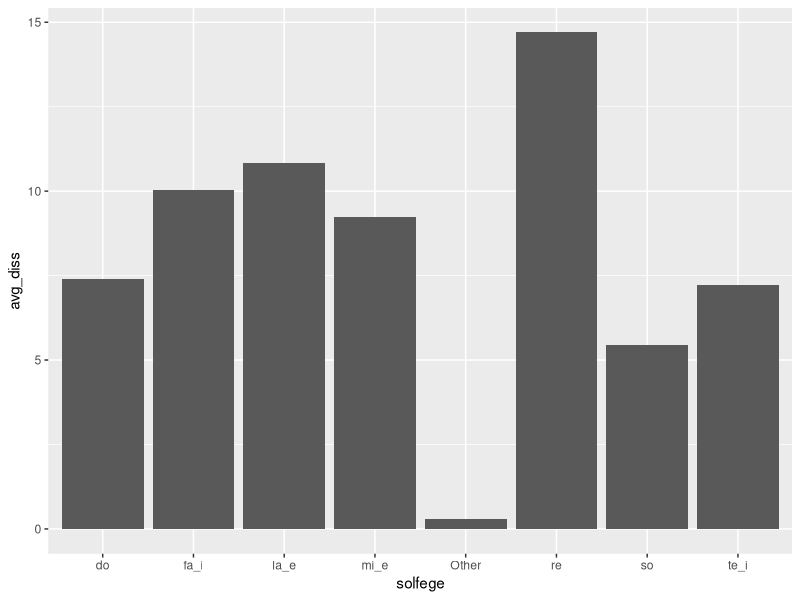
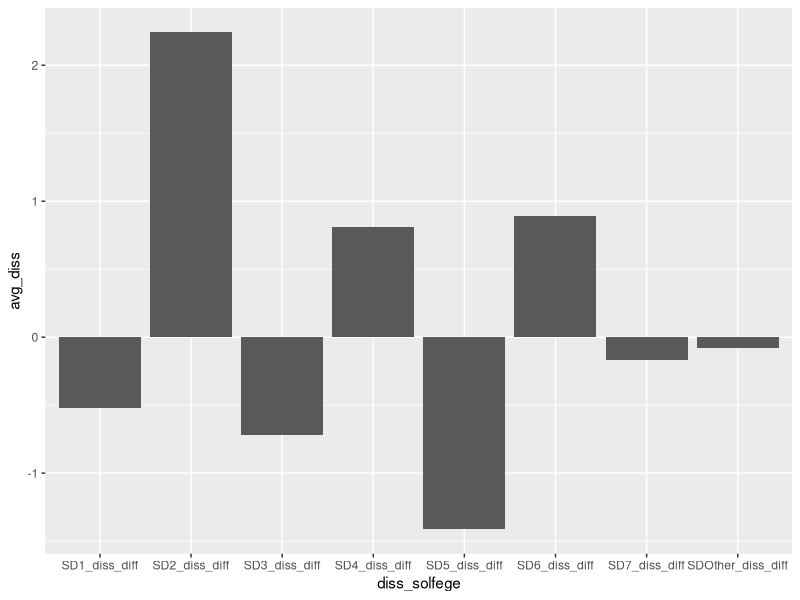
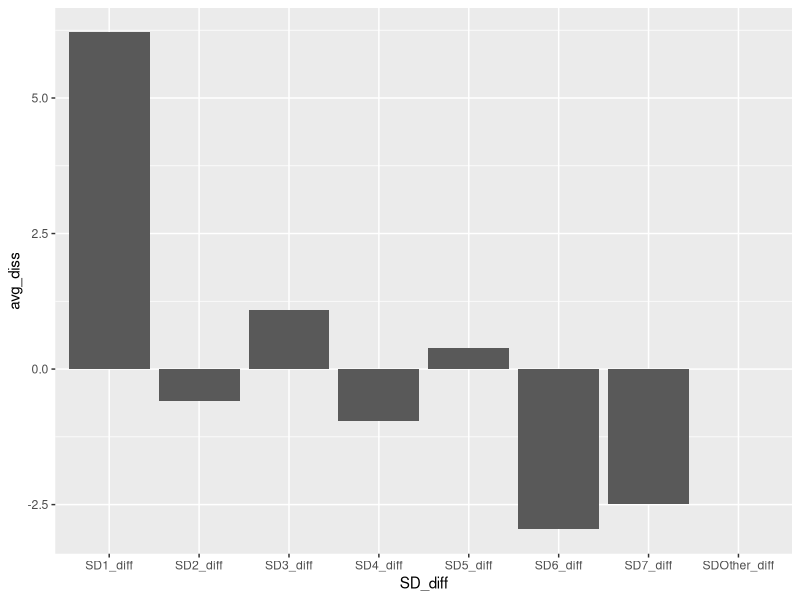

R code for these plots, in order:
## ---- chunk 1
#| echo: false
#| output: false
# functions needed to run
library(tidyverse)

## ---- chunk 2

#since NA values truly do represent a non-occurrence of an event (all of these are events being counted, I'm going to replace all of the NA values with 0)

#function to fill in zeroes
fill_zeroes = function(vec){
  replace_na({{ vec }}, 0)
}

#read in data
solf_dissA=read_csv("A_solf_diss.txt",show_col_types=FALSE)
solf_dissB=read_csv("B_solf_diss.txt",show_col_types=FALSE)


#fill all data that is numeric, since all are numeric except for the tune titles
solf_dissA_zeroes <- solf_dissA |> mutate(
    across(where(is.numeric),fill_zeroes)
    )
solf_dissB_zeroes <- solf_dissB |> mutate(
    across(where(is.numeric),fill_zeroes)
    )


#collapse columns by summing 
solf_dissA_cleaned <- solf_dissA_zeroes |> 
  mutate(mi_e = me + mi) |> 
  mutate(fa_i = fa + fi) |> 
  mutate(la_e = la + le) |> 
  mutate(te_i = te + ti) |> 
  select (Tune_name,do, re, mi_e, fa_i, so, la_e, te_i, Other)

#an alternative:
solf_dissA_cleaned <- solf_dissA_zeroes |> 
  mutate(
    mi_e = me + mi,
    fa_i = fa + fi,
    la_e = la + le,
    te_i = te + ti
  ) |> 
  select (Tune_name, do, re, mi_e, fa_i, so, la_e, te_i, Other)

solf_dissB_cleaned <- solf_dissB_zeroes |> 
  mutate(mi_e = me + mi) |> 
  mutate(fa_i = fa + fi) |> 
  mutate(la_e = la + le) |> 
  mutate(te_i = te + ti) |> 
  select (Tune_name,do, re, mi_e, fa_i, so, la_e, te_i, Other)

#pivot longer, calculate average amount of dissonance on each scale degree
solf_dissA_summary <- pivot_longer(
  solf_dissA_cleaned,
  cols=c("do","re","mi_e","fa_i","so","la_e","te_i","Other"),
  names_to = "solfege",
  values_to = "count"
  ) |> 
  group_by(solfege) |> 
  summarize(
    avg_diss = mean(count)
  )

solf_dissB_summary <- pivot_longer(
  solf_dissB_cleaned,
  cols=c("do","re","mi_e","fa_i","so","la_e","te_i","Other"),
  names_to = "solfege",
  values_to = "count"
  ) |> 
  group_by(solfege) |> 
  summarize(
    avg_diss = mean(count)
  )

ggplot(solf_dissA_summary, aes(x = solfege, y = avg_diss)) +
  geom_col()



## ---- chunk 3
#read in data
SD_A=read_csv("A_SD_dur.txt", show_col_types=FALSE)

SD_B=read_csv("B_SD_dur.txt", show_col_types=FALSE)


#check for any logical values (where the whole column is blank)
SD_A <- SD_A |> 
  # mutate(Other = as.numeric(Other), `1-` = as.numeric(`1-`))
  mutate(
    across(where(is.logical), as.numeric)
  )

SD_B <- SD_B |> 
  # mutate(Other = as.numeric(Other), `1-` = as.numeric(`1-`))
  mutate(
    across(where(is.logical), as.numeric)
  )


#fill all data that is numeric, since all are numeric except for the tune titles
SD_A_zeroes <- SD_A |> mutate(
    across(where(is.numeric),fill_zeroes)
    )

SD_B_zeroes <- SD_B |> mutate(
    across(where(is.numeric),fill_zeroes)
    )

#collapse columns by summing 
SD_A_cleaned <- SD_A_zeroes |> 
  mutate(
    one = `1` + `1+` + `1-`,
    two = `2` + `2+` + `2-`,
    three = `3` + `3+` + `3-`,
    four = `4` + `4+`,
    five = `5` + `5+` + `5-`,
    six = `6` + `6+` + `6-`,
    seven = `7` + `7-`,
  ) |> 
  select (Tune_name,one, two, three, four, five, six, seven, r, Other)

SD_B_cleaned <- SD_B_zeroes |> 
  mutate(
    one = `1` + `1+` + `1-`,
    two = `2` + `2+` + `2-`,
    three = `3` + `3+` + `3-`,
    four = `4` + `4+`,
    five = `5` + `5+` + `5-`,
    six = `6` + `6+` + `6-`,
    seven = `7` + `7-`,
  ) |> 
  select (Tune_name,one, two, three, four, five, six, seven, r, Other)



#pivot longer, calculate average amount of dissonance on each scale degree
SD_A_summary <- pivot_longer(
  SD_A_cleaned,
  cols=c("one","two","three","four","five","six","seven","r","Other"),
  names_to = "scale_deg",
  values_to = "count"
  ) |> 
  group_by(scale_deg) |> 
  summarize(
    avg_diss = mean(count)
  )

SD_B_summary <- pivot_longer(
  SD_B_cleaned,
  cols=c("one","two","three","four","five","six","seven","r","Other"),
  names_to = "scale_deg",
  values_to = "count"
  ) |> 
  group_by(scale_deg) |> 
  summarize(
    avg_diss = mean(count)
  )


## ---- chunk 4
#split the names of each, so I can pair them by the tune name (ignoring the rest of the filename, since it just explains the type of info in the original file)

#function to split, since they'll all have same formats
split_names = function(df, tune_name){
  separate_wider_delim(
    {{ tune_name }},
    delim = ".", 
    names = c("tune_name","krn","content","filetype"),
    too_many = "merge"
  )
}

#split_names(solf_dissA_cleaned,Tune_name)

solf_dissA_join <- solf_dissA_cleaned |> 
  separate_wider_delim(
    Tune_name,
    delim = ".", 
    names = c("tune_name","krn","content","filetype"),
    too_many = "merge"
  )

solf_dissB_join <- solf_dissB_cleaned |> 
  separate_wider_delim(
    Tune_name,
    delim = ".", 
    names = c("tune_name","krn","content","filetype"),
    too_many = "merge"
  )


SD_A_join <- SD_A_cleaned |> 
  separate_wider_delim(
    Tune_name,
    delim = ".", 
    names = c("tune_name","krn","content","filetype"),
    too_many = "merge"
  )


SD_B_join <- SD_B_cleaned |> 
  separate_wider_delim(
    Tune_name,
    delim = ".", 
    names = c("tune_name","krn","content","filetype"),
    too_many = "merge"
  )

SD_diff <- SD_A_join |> 
  inner_join(SD_B_join, by = "tune_name", suffix = c("A","B")) |> 
  mutate(
    SD1_diff = oneA-oneB,
    SD2_diff = twoA-twoB,
    SD3_diff = threeA-threeB,
    SD4_diff = fourA-fourB,
    SD5_diff = fiveA-fiveB,
    SD6_diff = sixA-sixB,
    SD7_diff = sevenA-sevenB,
    SDOther_diff = OtherA-OtherB
  )

diss_diff <- solf_dissA_join |> 
  inner_join(solf_dissB_join, by = "tune_name", suffix = c("A","B")) |> 
  mutate(
    SD1_diss_diff = doA-doB,
    SD2_diss_diff = reA-reB,
    SD3_diss_diff = mi_eA-mi_eB,
    SD4_diss_diff = fa_iA-fa_iB,
    SD5_diss_diff = soA-soB,
    SD6_diss_diff = la_eA-la_eB,
    SD7_diss_diff = te_iA-te_iB,
    SDOther_diss_diff = OtherA-OtherB
  ) |> 
  select(
    tune_name,SD1_diss_diff,SD2_diss_diff,SD3_diss_diff,SD4_diss_diff,SD5_diss_diff,SD6_diss_diff,SD7_diss_diff,SDOther_diss_diff
    )

# summarizes the average differences per solfege for all (not dissonant)
SD_diff_summary <- pivot_longer(
  SD_diff,
  cols=c(
    "SD1_diff","SD2_diff","SD3_diff","SD4_diff","SD5_diff","SD6_diff","SD7_diff","SDOther_diff"
    ),
  names_to = "SD_diff",
  values_to = "count"
  ) |> 
  group_by(SD_diff) |> 
  summarize(
    avg_diss = mean(count)
  )

# summarizes the average differences per solfege for the dissonance
diss_diff_summary <- pivot_longer(
  diss_diff,
  cols=c(
    "SD1_diss_diff","SD2_diss_diff","SD3_diss_diff","SD4_diss_diff","SD5_diss_diff","SD6_diss_diff","SD7_diss_diff","SDOther_diss_diff"
    ),
  names_to = "diss_solfege",
  values_to = "count"
  ) |> 
  group_by(diss_solfege) |> 
  summarize(
    avg_diss = mean(count)
  )

ggplot(diss_diff_summary, aes(x = diss_solfege, y = avg_diss)) +
  geom_col()

ggplot(SD_diff_summary, aes(x = SD_diff, y = avg_diss)) +
  geom_col()


## ---- chunk 5


all_joined <- diss_diff |> 
  left_join(SD_diff, by = join_by(tune_name))
